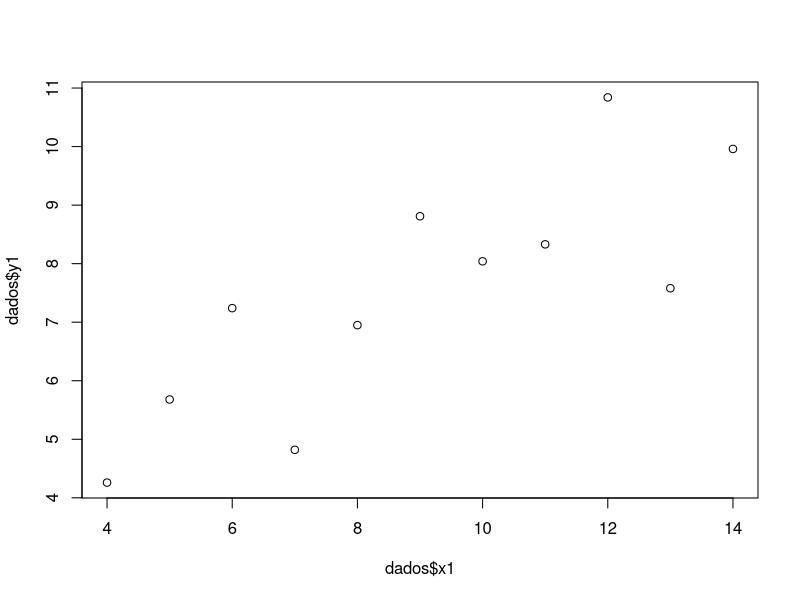
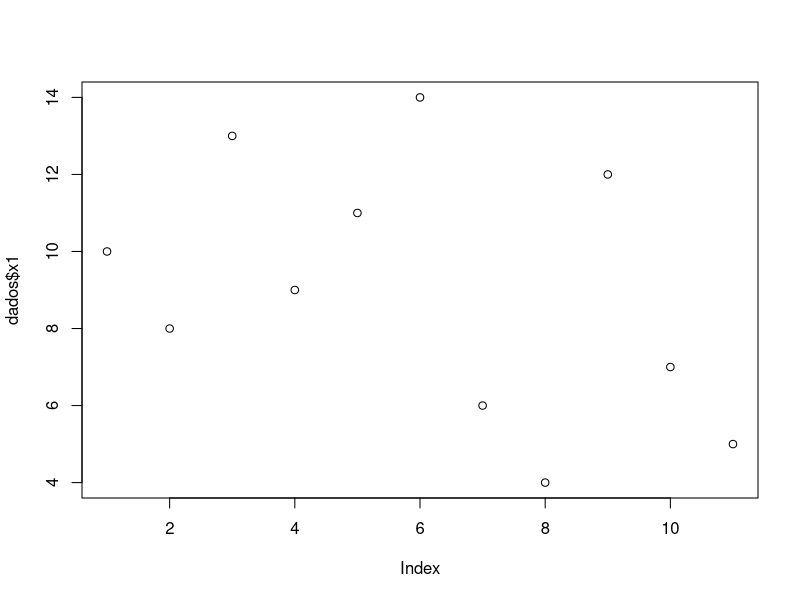
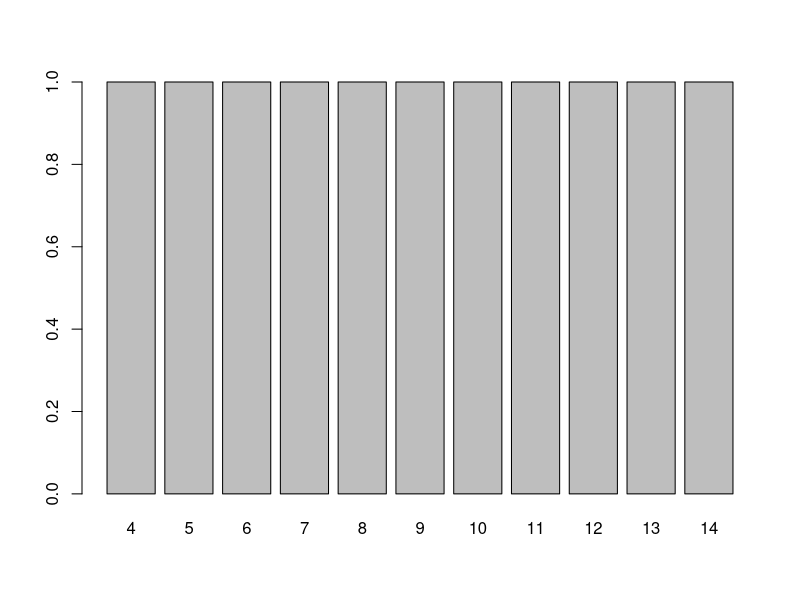
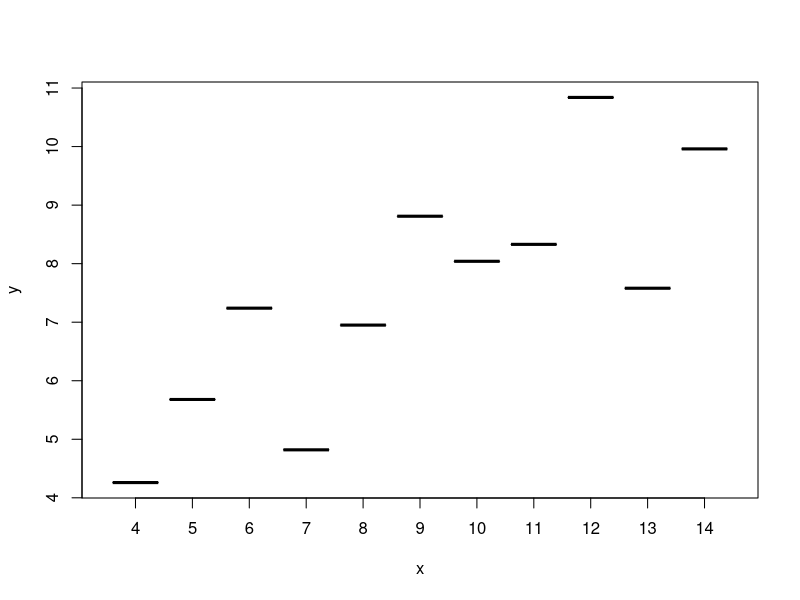
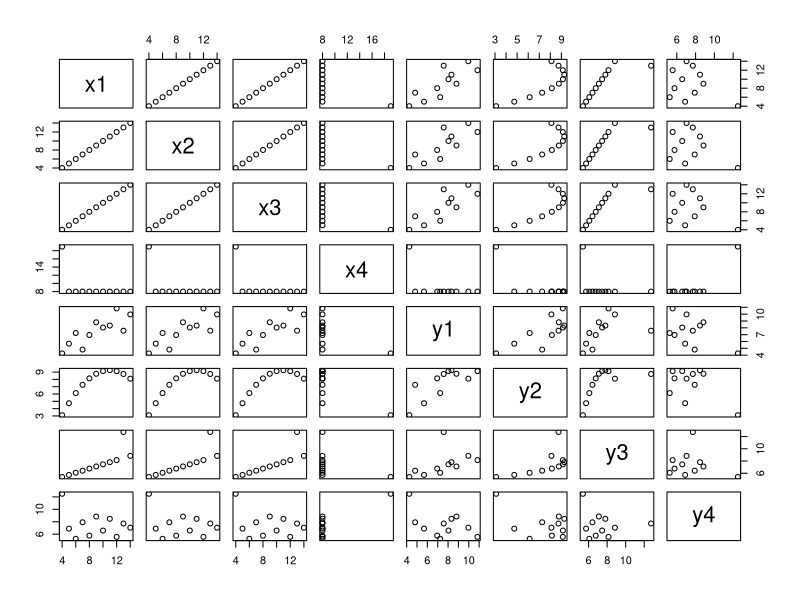
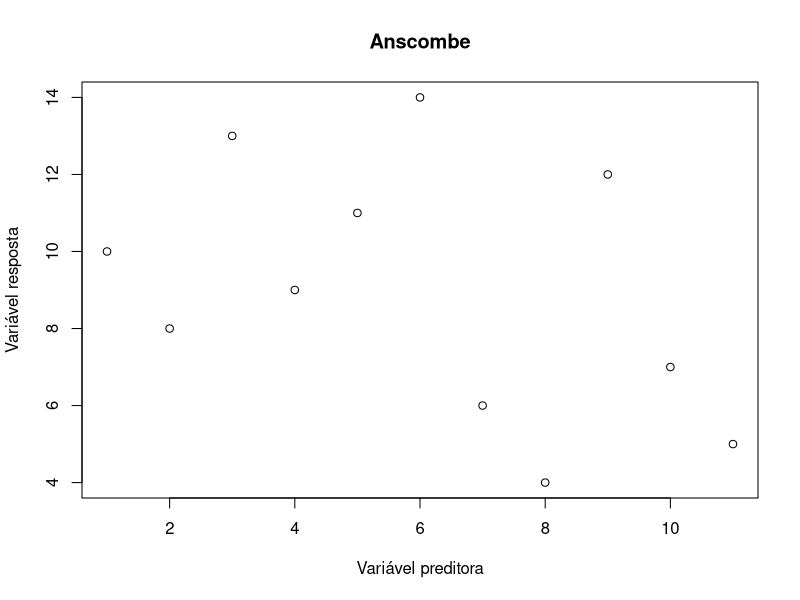
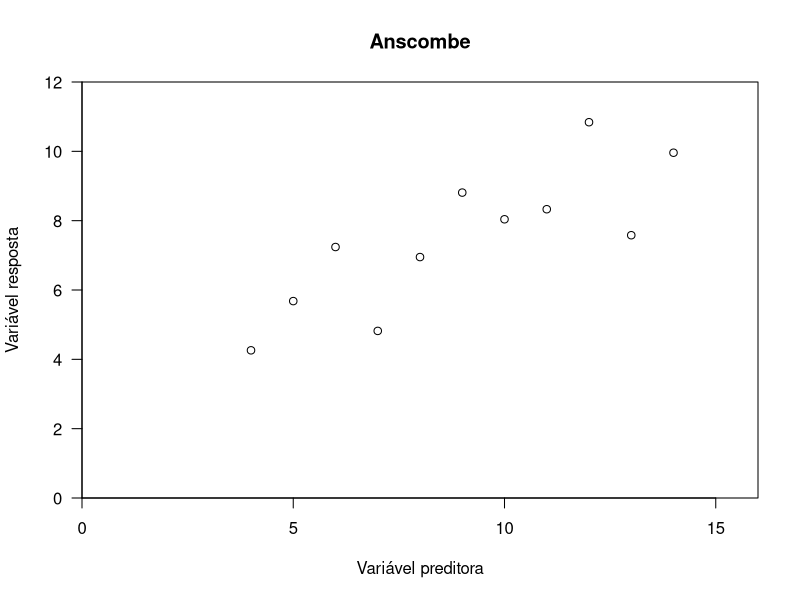
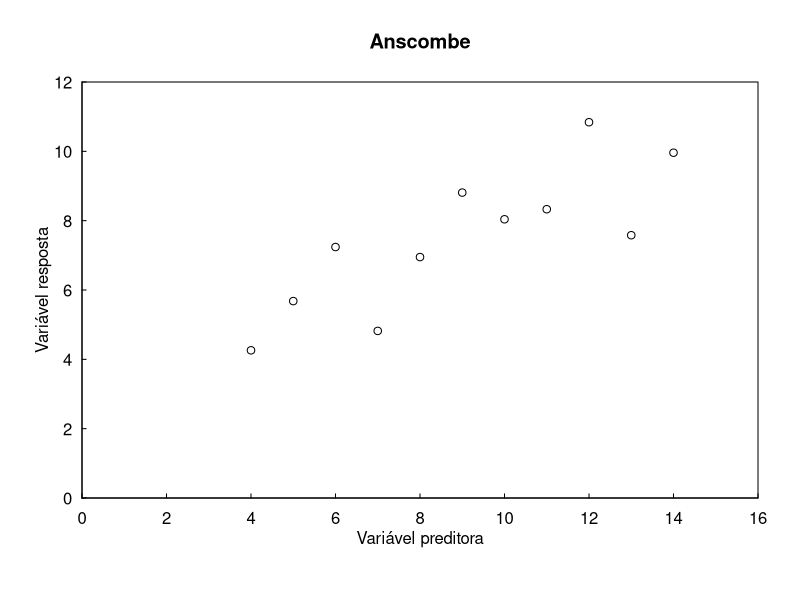

Write the R code that produced these figures, in order.
##====================================================================
#CURSO DE GRÁFICOS EM R
#https://vanderleidebastiani.github.io/tutoriais/Graficos_com_R.html

#GRÁFICOS BÁSICOS

##====================================================================

data("anscombe")
dados <- anscombe
str(dados)

##============================================
##USOS DA FUNÇÃO plot() - Gráficos básicos
##============================================
#Dispersão de duas variáveis
plot(dados$x1, dados$y1)

#Série de observações de uma variável
plot(dados$x1)

#Gráfico de barras
plot(as.factor(dados$x1))

#Boxplot
plot(as.factor(dados$x1), dados$y1)

#Painel gráfico
plot(dados)


##============================================
##USOS DA FUNÇÃO par() - Parâmetros gráficos
##============================================
#Verificar opções
ls(par())


##============================================
##ALTERANDO EIXOS
##============================================
#Nomeando eixos
plot(dados$x1, dados$y,
     xlab = "Variável preditora", ylab = "Variável resposta", #Rótulos dos eixos
     main = "Anscombe"                                        #Título principal do gráfico
     )


#Alterando orientação dos ticks, limites dos eixos e tamanho da fonte dos eixos
plot(dados$x1, dados$y1, 
     xlab = "Variável preditora", ylab = "Variável resposta",  
     main = "Anscombe",
     las = 1,                            #Orientação dos ticks
     xlim = c(0, 16), ylim = c(0, 12),   #Limites de x e y
     xaxs = "i", yaxs = "i",             #Método para cálculo dos limites dos eixos
     cex.axis = 1)                       #Tamanho da fonte dos eixos

#Opções:
#las: 0 paralelo, 1 horizontal, 2 perpendicular, 3 vertical
#xaxs e yaxs: r expande os eixos além do limite i finaliza os eixos exatamente no limite


plot(dados$x1, dados$y1, 
     xlab = "Variável preditora", ylab = "Variável resposta", 
     main = "Anscombe",
     las = 1, 
     xlim = c(0, 16), ylim = c(0, 12), 
     xaxs = "i", yaxs = "i", 
     cex.axis = 1, 
     xaxp = c(0, 16,8), yaxp = c(0, 12, 6),   #Quantidade e posição de separadores dos eixos
     tck = 0.01,                              #Comprimento dos separadores (ticks) dos eixos
     mgp = c(1.5, 0.5, 0))                    #margem onde são mostrados os textos do eixos, valores dos eixos e próprio eixo.


#Opções
#tck valor define o tamanho. Negativos exibem o tick na parte externa, valores positivos na parte interna
#mgp: margem c(rótulo, valores, eixo)

#EXemplos mudando os valores de mgp

#MUDANDO MARGEM DO TEXTO DOS EIXOS
#=================================
plot(dados$x1, dados$y1, 
     xlab = "Variável preditora", ylab = "Variável resposta", 
     main = "Anscombe",
     las = 1, 
     xlim = c(0, 16), ylim = c(0, 12), 
     xaxs = "i", yaxs = "i", 
     cex.axis = 1, 
     xaxp = c(0, 16,8), yaxp = c(0, 12, 6),   #Quantidade e posição de separadores dos eixos
     tck = 0.01,                              #Comprimento dos separadores (ticks) dos eixos
     mgp = c(2, 0.5, 0))


#MUDANDO MARGEM DOs VALORES DO EIXO
#====================================
plot(dados$x1, dados$y1, 
     xlab = "Variável preditora", ylab = "Variável resposta", 
     main = "Anscombe",
     las = 1, 
     xlim = c(0, 16), ylim = c(0, 12), 
     xaxs = "i", yaxs = "i", 
     cex.axis = 1, 
     xaxp = c(0, 16,8), yaxp = c(0, 12, 6),   #Quantidade e posição de separadores dos eixos
     tck = 0.01,                              #Comprimento dos separadores (ticks) dos eixos
     mgp = c(2, 1, 0))


#MUDANDO MARGEM DO PRÓPRIO EIXO
#====================================
plot(dados$x1, dados$y1, 
     xlab = "Variável preditora", ylab = "Variável resposta", 
     main = "Anscombe",
     las = 1, 
     xlim = c(0, 16), ylim = c(0, 12), 
     xaxs = "i", yaxs = "i", 
     cex.axis = 1, 
     xaxp = c(0, 16,8), yaxp = c(0, 12, 6),   #Quantidade e posição de separadores dos eixos
     tck = 0.01,                              #Comprimento dos separadores (ticks) dos eixos
     mgp = c(2, 1, 0.5))
